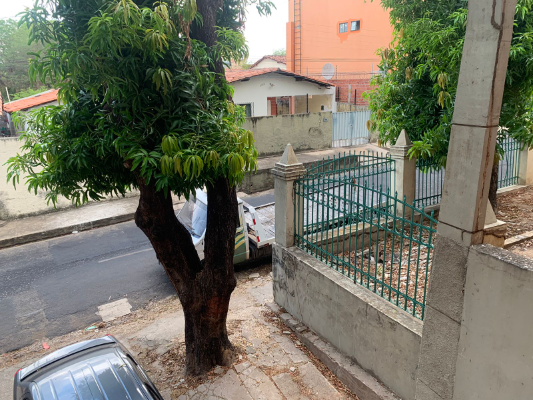
#> input picture Atividade_prática_02/img03.jpeg, 533 x 400 px
$ python detector_Harris.py   (older library calls are emulated)
#> lines starting #> are read from the running program, lines starting #| are printed output that depends on the picture
import cv2
import numpy as np

# Carregar a imagem em escala de cinza
image = cv2.imread('img03.jpeg', cv2.IMREAD_GRAYSCALE)
#> image: shape (400, 533); min 0, max 255, mean 115.6

# Parâmetros para o detector de Harris
block_size = 2
ksize = 3
k = 0.08
0
# Calcular derivadas parciais da imagem
Ix = cv2.Sobel(image, cv2.CV_64F, 1, 0, ksize)
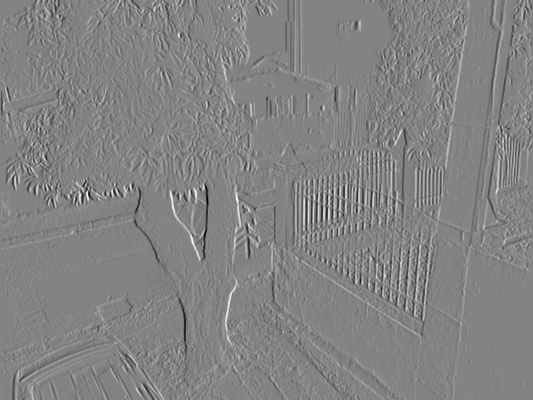
#> Ix: shape (400, 533) float64; min -934, max 880, mean -0.6; drawn with min black and max white
Iy = cv2.Sobel(image, cv2.CV_64F, 0, 1, ksize)
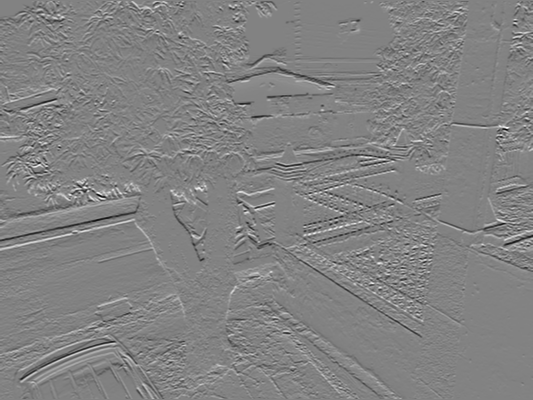
#> Iy: shape (400, 533) float64; min -793, max 757, mean 0; drawn with min black and max white

# Calcular elementos da matriz de covariância
Ixx = Ix ** 2
Ixy = Ix * Iy
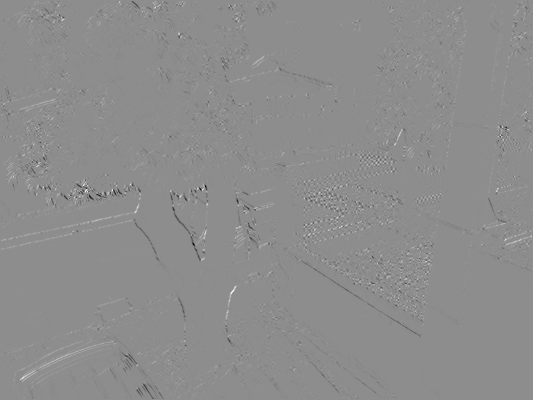
#> Ixy: shape (400, 533) float64; min -379904, max 306000, mean 32.6; drawn with min black and max white
Iyy = Iy ** 2

# Aplicar a função de Harris
det_M = Ixx * Iyy - Ixy ** 2
#> det_M: shape (400, 533) float64; every value is 0
trace_M = Ixx + Iyy
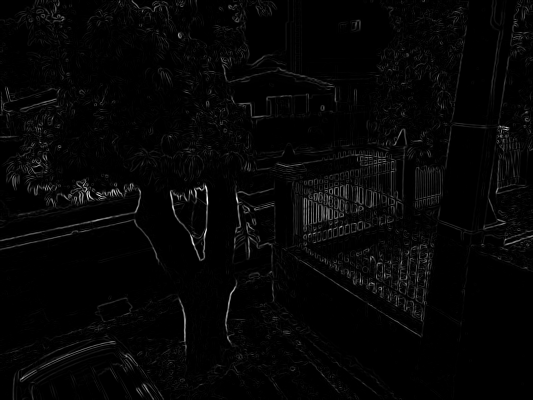
#> trace_M: shape (400, 533) float64; min 0, max 882890, mean 20773.6; drawn with min black and max white
response = det_M - k * trace_M ** 2
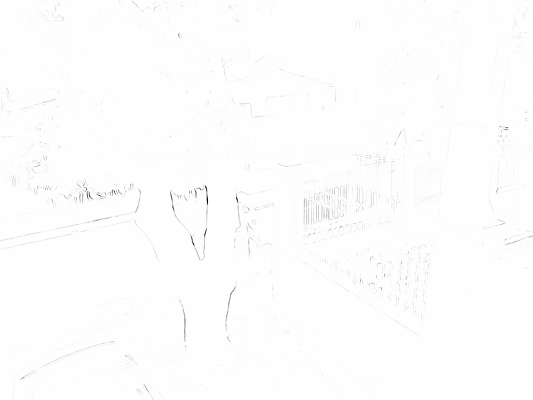
#> response: shape (400, 533) float64; min -6.24e+10, max 0, mean -223795846; drawn with min black and max white

# Normalizar a resposta para valores entre 0 e 255 com tipo de saída CV_8U
response_normalized = cv2.normalize(response, None, 0, 255, cv2.NORM_MINMAX, cv2.CV_8U)

# Encontrar pontos de interesse usando cv2.goodFeaturesToTrack
corners = cv2.goodFeaturesToTrack(response_normalized, maxCorners=100, qualityLevel=0.01, minDistance=10)
#> corners = 100 rows, first 8: [205, 185], [193, 244], [207, 204], [112, 190], [237, 202], [89, 197], [506, 127], [206, 228]

# Converter as coordenadas dos cantos para inteiros usando np.int_
corners = np.int_(corners)

# Extrair descritores (por exemplo, intensidade dos pixels) das regiões ao redor dos cantos
descriptors = []
for corner in corners:
    x, y = corner.ravel()

    # Verificar se a região ao redor do canto é grande o suficiente
    if 0 <= x - 5 < image.shape[1] and 0 <= y - 5 < image.shape[0] and 0 <= x + 5 < image.shape[1] and 0 <= y + 5 < image.shape[0]:
        patch = image[y - 5:y + 5, x - 5:x + 5]  # Região 10x10 ao redor do canto (ajuste conforme necessário)

        # Redimensionar a patch para um tamanho fixo (por exemplo, 10x10)
        patch = cv2.resize(patch, (10, 10))

        descriptor = patch.flatten()  # Usando intensidades dos pixels como descritores
        descriptors.append(descriptor)
#> this loop made 100 passes
#> (x, y) on passes 1 to 12: (205, 185), (193, 244), (207, 204), (112, 190), (237, 202), (89, 197), (506, 127), (206, 228), (172, 205), (99, 195), (194, 189), (341, 226)
#> after the loop, descriptors = 100 items

# Converter para um array numpy
descriptors = np.array(descriptors)
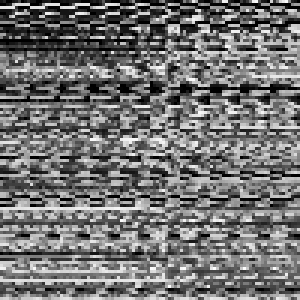
#> descriptors: shape (100, 100) (shown 3 times larger); min 0, max 254, mean 114.4

# Exibir a imagem com os pontos de interesse de Harris
result_image = cv2.cvtColor(image, cv2.COLOR_GRAY2BGR)
for corner in corners:
    x, y = corner.ravel()
    cv2.circle(result_image, (x, y), 3, [0, 0, 255], -1)  # Pintar os pontos de interesse de vermelho
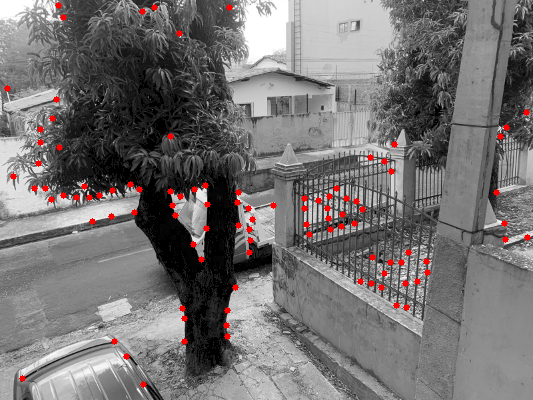
#> result_image: shape (400, 533, 3); mean B, G, R 114, 114, 117.4

cv2.imshow('Harris Corners', result_image)
cv2.waitKey(0)
cv2.destroyAllWindows()

$ run again, with Atividade_prática_02/img01.png saved as Atividade_prática_02/img03.jpeg
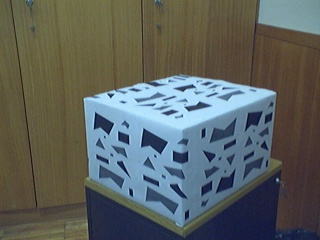
#> input picture Atividade_prática_02/img01.png, 320 x 240 px
#> det_M: shape (240, 320) float64; every value is 0
#> `response = det_M - k * trace_M ** 2`:
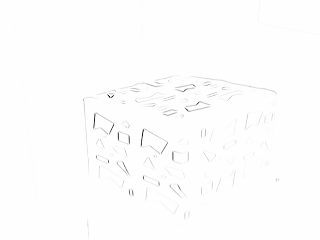
#> response: shape (240, 320) float64; min -2.86e+10, max 0, mean -116460098.3; drawn with min black and max white
#> corners = 62 rows, first 8: [110, 96], [144, 129], [118, 132], [141, 146], [185, 107], [95, 113], [108, 161], [129, 143]
#> the loop `for corner in corners:` made 62 passes
#> after the loop `for corner in corners:`: descriptors = 62 items
#> after the loop `for corner in corners:`:
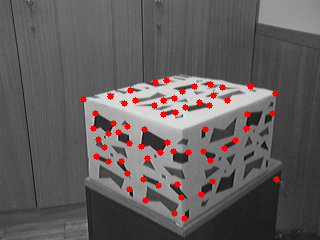
#> result_image: shape (240, 320, 3); mean B, G, R 92.9, 92.9, 98.8

$ run again, with Atividade_prática_02/img02.jpg copied over Atividade_prática_02/img03.jpeg
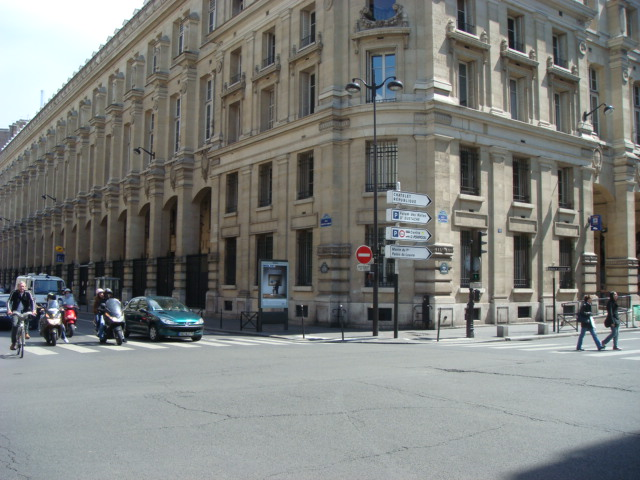
#> input picture Atividade_prática_02/img02.jpg, 640 x 480 px
#> det_M: shape (480, 640) float64; every value is 0
#> corners = 100 rows, first 8: [100, 288], [593, 327], [121, 321], [590, 316], [104, 323], [30, 312], [120, 345], [467, 289]
#> the loop `for corner in corners:` made 100 passes
#> after the loop `for corner in corners:`: descriptors = 99 items
#> `descriptors = np.array(descriptors)`:
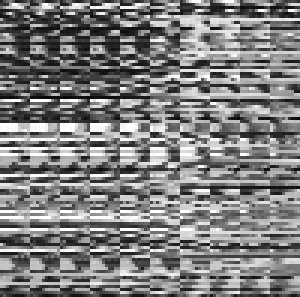
#> descriptors: shape (99, 100) (shown 3 times larger); min 7, max 255, mean 126.6
#> after the loop `for corner in corners:`:
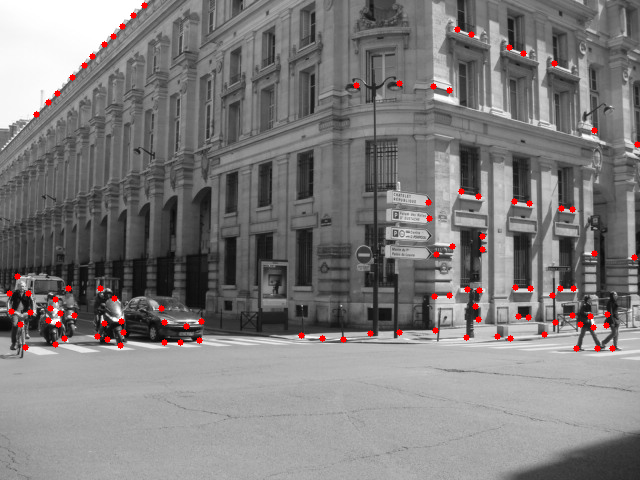
#> result_image: shape (480, 640, 3); mean B, G, R 124.7, 124.7, 127.1
